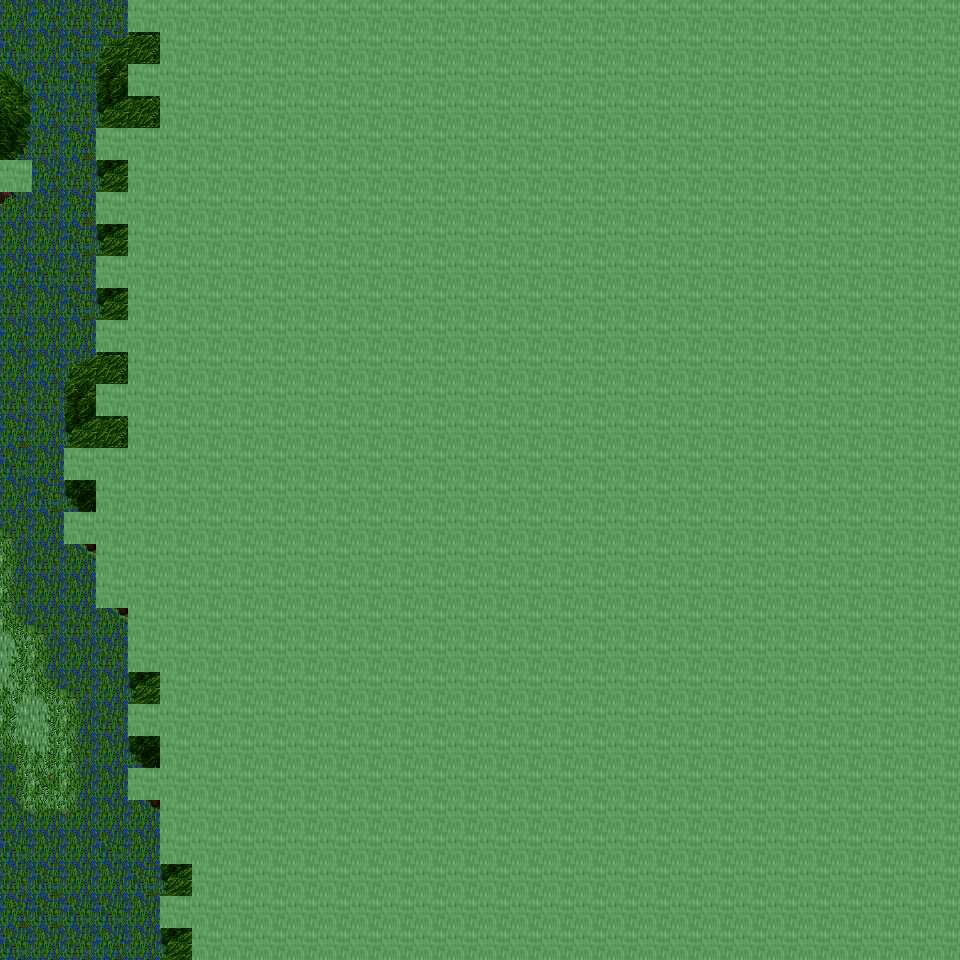

A level layout from a 2D game, rendered from its tile map. Below: a short description, then the map file with tile-grid data replaced by summaries:
An orthogonal 30x30 tile map with 32x32 px tiles, 6 tile layers (Ground, Object, Object2, Above, ...), 25 tilesets and 4 objects (4x mapchange).

<map version="1.0" orientation="orthogonal" renderorder="right-down" width="30" height="30" tilewidth="32" tileheight="32" nextobjectid="5">
  <tileset firstgid="1" name="tileset_ground_ground" tilewidth="32" tileheight="32" tilecount="33" columns="3">
    <image source="../drawable/tileset_ground_ground.png" width="96" height="352" />
  </tileset>
  <tileset firstgid="34" name="tileset_plant_flower_daisy_white" tilewidth="32" tileheight="32" tilecount="8" columns="2">
    <image source="../drawable/tileset_plant_flower_daisy_white.png" width="64" height="128" />
  </tileset>
  <tileset firstgid="42" name="tileset_ground_grass_edges" tilewidth="32" tileheight="32" tilecount="36" columns="12">
    <image source="../drawable/tileset_ground_grass_edges.png" width="384" height="96" />
  </tileset>
  <tileset firstgid="78" name="tileset_ground_grass_corners" tilewidth="32" tileheight="32" tilecount="24" columns="6">
    <image source="../drawable/tileset_ground_grass_corners.png" width="192" height="128" />
  </tileset>
  <tileset firstgid="102" name="tileset_plant_grasses" tilewidth="32" tileheight="32" tilecount="6" columns="3">
    <image source="../drawable/tileset_plant_grasses.png" width="96" height="64" />
  </tileset>
  <tileset firstgid="108" name="tileset_ground_rock_pebbles" tilewidth="32" tileheight="32" tilecount="3" columns="1">
    <image source="../drawable/tileset_ground_rock_pebbles.png" width="32" height="96" />
  </tileset>
  <tileset firstgid="111" name="tileset_ground_earth_edges" tilewidth="32" tileheight="32" tilecount="18" columns="6">
    <image source="../drawable/tileset_ground_earth_edges.png" width="192" height="96" />
  </tileset>
  <tileset firstgid="129" name="tileset_item_corpse_skull_pale" tilewidth="32" tileheight="32" tilecount="2" columns="2">
    <image source="../drawable/tileset_item_corpse_skull_pale.png" width="64" height="32" />
  </tileset>
  <tileset firstgid="131" name="tileset_logic_collision" tilewidth="32" tileheight="32" tilecount="1" columns="1">
    <image source="../drawable/tileset_logic_collision.png" width="32" height="32" />
  </tileset>
  <tileset firstgid="132" name="tileset_ground_water_swamp_water" tilewidth="32" tileheight="32" tilecount="33" columns="3">
    <image source="../drawable/tileset_ground_water_swamp_water.png" width="96" height="352" />
  </tileset>
  <tileset firstgid="165" name="tileset_plant_tree_tree_darkgreen" tilewidth="32" tileheight="32" tilecount="88" columns="8">
    <image source="../drawable/tileset_plant_tree_tree_darkgreen.png" width="256" height="352" />
  </tileset>
  <tileset firstgid="253" name="tileset_building_death_tower" tilewidth="32" tileheight="32" tilecount="252" columns="9">
    <image source="../drawable/tileset_building_death_tower.png" width="288" height="896" />
  </tileset>
  <tileset firstgid="505" name="tileset_ground_ridge_earth_dark" tilewidth="32" tileheight="32" tilecount="96" columns="12">
    <image source="../drawable/tileset_ground_ridge_earth_dark.png" width="384" height="256" />
  </tileset>
  <tileset firstgid="601" name="tileset_plant_tree_dead_tree_2" tilewidth="32" tileheight="32" tilecount="20" columns="4">
    <image source="../drawable/tileset_plant_tree_dead_tree_2.png" width="128" height="160" />
  </tileset>
  <tileset firstgid="621" name="tileset_item_corpse_swamp_sunken" tilewidth="32" tileheight="32" tilecount="32" columns="8">
    <image source="../drawable/tileset_item_corpse_swamp_sunken.png" width="256" height="128" />
  </tileset>
  <tileset firstgid="653" name="tileset_plant_grasses_swamp" tilewidth="32" tileheight="32" tilecount="42" columns="6">
    <image source="../drawable/tileset_plant_grasses_swamp.png" width="192" height="224" />
  </tileset>
  <tileset firstgid="695" name="tileset_plant_tree_dead_tree_3" tilewidth="32" tileheight="32" tilecount="16" columns="4">
    <image source="../drawable/tileset_plant_tree_dead_tree_3.png" width="128" height="128" />
  </tileset>
  <tileset firstgid="711" name="tileset_plant_stump_hollow_logs" tilewidth="32" tileheight="32" tilecount="6" columns="3">
    <image source="../drawable/tileset_plant_stump_hollow_logs.png" width="96" height="64" />
  </tileset>
  <tileset firstgid="717" name="tileset_ground_rock_rocks" tilewidth="32" tileheight="32" tilecount="4" columns="2">
    <image source="../drawable/tileset_ground_rock_rocks.png" width="64" height="64" />
  </tileset>
  <tileset firstgid="721" name="tileset_ground_rock_rocks_3" tilewidth="32" tileheight="32" tilecount="16" columns="4">
    <image source="../drawable/tileset_ground_rock_rocks_3.png" width="128" height="128" />
  </tileset>
  <tileset firstgid="737" name="tileset_item_corpse_skeleton" tilewidth="32" tileheight="32" tilecount="4" columns="2">
    <image source="../drawable/tileset_item_corpse_skeleton.png" width="64" height="64" />
  </tileset>
  <tileset firstgid="741" name="tileset_item_gothic_skull_post" tilewidth="32" tileheight="32" tilecount="2" columns="1">
    <image source="../drawable/tileset_item_gothic_skull_post.png" width="32" height="64" />
  </tileset>
  <tileset firstgid="743" name="tileset_item_statue_skullpedestal" tilewidth="32" tileheight="32" tilecount="2" columns="1">
    <image source="../drawable/tileset_item_statue_skullpedestal.png" width="32" height="64" />
  </tileset>
  <tileset firstgid="745" name="tileset_building_entrance_int_broken_bars" tilewidth="32" tileheight="32" tilecount="2" columns="1">
    <image source="../drawable/tileset_building_entrance_int_broken_bars.png" width="32" height="64" />
  </tileset>
  <tileset firstgid="747" name="tileset_ground_slate_tiles" tilewidth="32" tileheight="32" tilecount="15" columns="5">
    <image source="../drawable/tileset_ground_slate_tiles.png" width="160" height="96" />
  </tileset>
  <layer name="Ground" width="30" height="30">
    <data>[900 cells, 900 non-empty, 15 distinct tile ids]</data>
  </layer>
  <layer name="Object" width="30" height="30">
    <data>[900 cells, 532 non-empty, 15 distinct tile ids]</data>
  </layer>
  <layer name="Object2" width="30" height="30">
    <data>[900 cells, 252 non-empty, 18 distinct tile ids]</data>
  </layer>
  <layer name="Above" width="30" height="30">
    <data>[900 cells, 532 non-empty, 12 distinct tile ids]</data>
  </layer>
  <layer name="Above2" width="30" height="30">
    <data>[900 cells, 263 non-empty, 7 distinct tile ids]</data>
  </layer>
  <layer name="Walkable" width="30" height="30">
    <data>[900 cells, 782 non-empty, 1 distinct tile ids]</data>
  </layer>
  <objectgroup name="MapEvents">
    <object id="1" name="north" type="mapchange" x="0" y="0" width="128" height="32">
      <properties>
        <property name="map" value="0_ados_mountain_n2_w2_x4_y0" />
        <property name="place" value="south" />
      </properties>
    </object>
    <object id="2" name="south" type="mapchange" x="0" y="928" width="192" height="32">
      <properties>
        <property name="map" value="0_ados_mountain_n2_w2_x4_y2" />
        <property name="place" value="north" />
      </properties>
    </object>
    <object id="3" name="west" type="mapchange" x="0" y="0" width="32" height="160">
      <properties>
        <property name="map" value="0_ados_mountain_n2_w2_x3_y1" />
        <property name="place" value="east" />
      </properties>
    </object>
    <object id="4" name="west2" type="mapchange" x="0" y="192" width="32" height="768">
      <properties>
        <property name="map" value="0_ados_mountain_n2_w2_x3_y1" />
        <property name="place" value="east2" />
      </properties>
    </object>
  </objectgroup>
</map>
